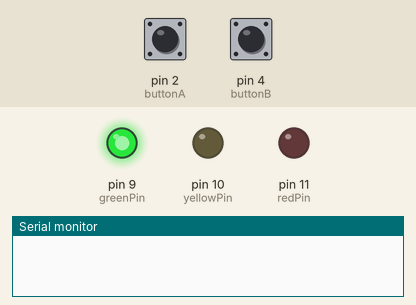
This sketch was run on a simulated Arduino Uno, built with avr-gcc and run on an emulated ATmega328P. Parts: output pins drawn as LEDs (lit = HIGH), the last lines printed to the serial monitor. Dashed ring = blinking. Inputs (shaded band) come from the test bench; at power-on: pin 2 (buttonA) HIGH, pin 4 (buttonB) HIGH.

Above: at 1.2 s.
1.3 s: pin 2 (buttonA) pulled LOW for 0.15 s
At 2.9 s:
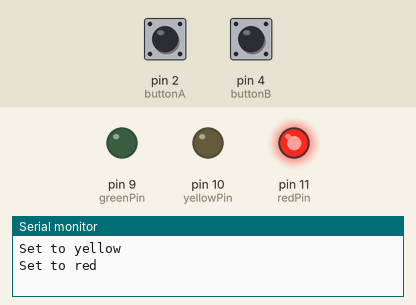
3.2 s: pin 4 (buttonB) pulled LOW for 0.15 s
At 3.44 s:
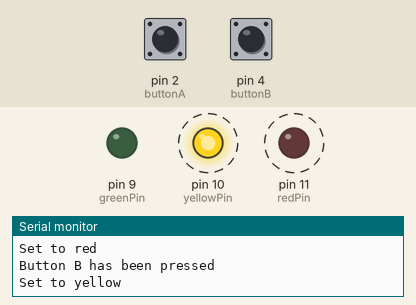
6.3 s: pin 2 (buttonA) pulled LOW for 3.2 s
At 9.5 s:
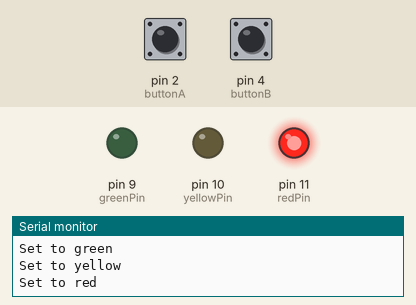
11.0 s: pin 4 (buttonB) pulled LOW for 1 s
At 17.2 s:
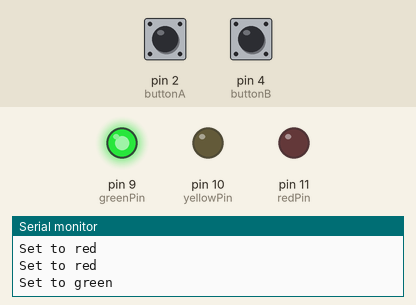
Timing chart, 0 to 17.5 s (numbered marks = the images above; inputs shaded):
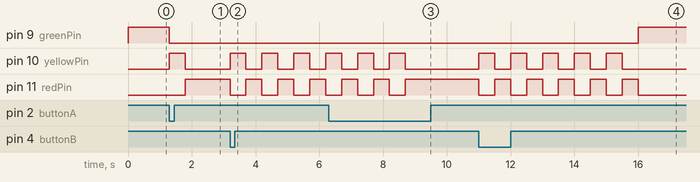

Measured:
- after the input at 1.3 s, pin 9 (greenPin): HIGH → LOW at once; pin 10 (yellowPin): LOW → HIGH at once, → LOW 0.50 s later; pin 11 (redPin): LOW → HIGH after 0.50 s
- after the input at 3.2 s, pin 10 (yellowPin), pin 11 (redPin): alternates HIGH for 0.50 s and LOW for 0.50 s, starting at once
- after the input at 6.3 s, pin 9 (greenPin): stays LOW (without the input it goes to HIGH after 1.9 s)
- after the input at 11.0 s, pin 9 (greenPin): LOW → HIGH after 5.0 s; pin 10 (yellowPin): alternates HIGH for 0.50 s and LOW for 0.50 s, 10 changes in all, then stays LOW, starting at once; pin 11 (redPin): alternates HIGH for 0.50 s and LOW for 0.50 s, 11 changes in all, then stays LOW, starting at once

The sketch:

TrafficLight.ino
```cpp
enum State {
  GREEN,
  YELLOW_COMING_FROM_GREEN,
  RED,
  YELLOW,
  REDFLICKERING
};

class TrafficLight {
private:
  const int greenPin = 9;
  const int yellowPin = 10;
  const int redPin = 11;
  const int buttonA = 2;
  const int buttonB = 4;
  int amount = 0;
  State currentState;
  unsigned long lastUpdate;

  void setGreen() {
    digitalWrite(redPin, LOW);
    digitalWrite(yellowPin, LOW);
    digitalWrite(greenPin, HIGH);
  }

  void setYellow() {
    digitalWrite(redPin, LOW);
    digitalWrite(yellowPin, HIGH);
    digitalWrite(greenPin, LOW);
  }

  void setRed() {
    digitalWrite(redPin, HIGH);
    digitalWrite(yellowPin, LOW);
    digitalWrite(greenPin, LOW);
  }

  // void setFlickering(){
  //   digitalWrite(redPin, LOW);
  //   digitalWrite(yellowPin, HIGH);
  //   digitalWrite(greenPin, LOW);
  // }

public:
  TrafficLight()
    : currentState(GREEN), lastUpdate(0) {
    pinMode(greenPin, OUTPUT);
    pinMode(yellowPin, OUTPUT);
    pinMode(redPin, OUTPUT);
    pinMode(buttonA, INPUT_PULLUP);
    pinMode(buttonB, INPUT_PULLUP);
    setGreen();
  }

  void update(unsigned long now) {
    bool buttonAPressed = !digitalRead(buttonA);
    bool buttonBPressed = !digitalRead(buttonB);
    switch (currentState) {
      case GREEN:
        if (buttonAPressed) {
          currentState = YELLOW_COMING_FROM_GREEN;
          setYellow();
          Serial.println("Set to yellow");
          amount = 0;
          lastUpdate = now;
        }
        break;
      case YELLOW_COMING_FROM_GREEN:
        if (now - lastUpdate >= 500) {
          currentState = RED;
          setRed();
          Serial.println("Set to red");
          lastUpdate = now;
        }
        break;

      case RED:
        if (buttonBPressed) {
          Serial.println("Button B has been pressed");
          currentState = YELLOW;
          setYellow();
          Serial.println("Set to yellow");
          lastUpdate = now;
        }
        break;

      case YELLOW:
        if (now - lastUpdate >= 500) {
          currentState = REDFLICKERING;
          setRed();
          Serial.println("Set to red");
          lastUpdate = now;
        }
        if (amount > 4) {
          currentState = GREEN;
          setGreen();
          Serial.println("Set to green");
          lastUpdate = now;
        }
        break;

      case REDFLICKERING:
        if (now - lastUpdate >= 500) {
          currentState = YELLOW;
          setYellow();
          Serial.println("Set to red");
          amount ++;
          lastUpdate = now;
        }
        break;


        //lastUpdate = now;
    }
  }
};

TrafficLight trafficLight;

void setup() {
  Serial.begin(9600);  // Open Serial port
}

void loop() {
  trafficLight.update(millis());
}
```
